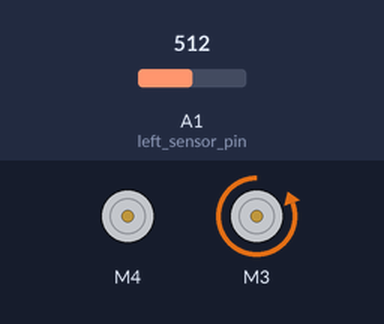
Bench run of a sketch on a simulated Arduino Uno, built with avr-gcc and run on an emulated ATmega328P. On the bench: 2 × DC motor (green arrow = forward, orange = backward, longer = faster). Inputs (shaded band) come from the test bench; at power-on: A1 (left_sensor_pin) = 512. What the sketch prints to the serial monitor is not drawn.

Above: at 1.2 s.
1.3 s: A1 (left_sensor_pin) set to 208
2.8 s: A1 (left_sensor_pin) set to 193
At 3.9 s:
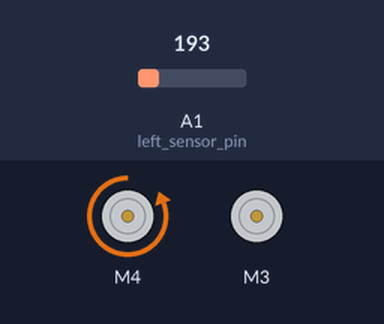
4.3 s: A1 (left_sensor_pin) set to 306
At 4.9 s:
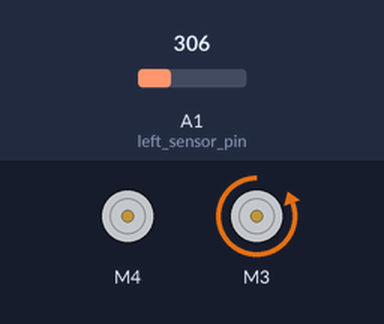
5.8 s: A1 (left_sensor_pin) set to 122
At 6.2 s:
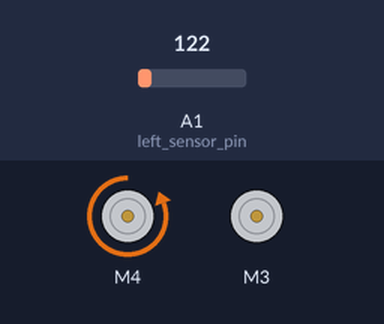
Timing chart, 0 to 8.3 s (numbered marks = the images above; inputs shaded):
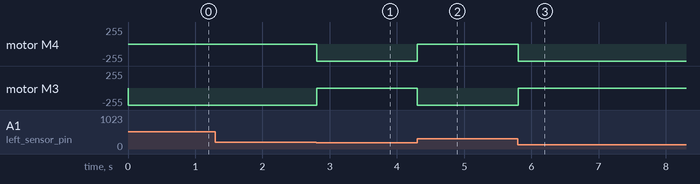

The sketch:

Optoswitch_Test1.ino
```cpp
#define TIMEOUT_MILLIS 100000000000
#include <Wire.h>
#include <Adafruit_MotorShield.h>
#include "utility/Adafruit_MS_PWMServoDriver.h"

Adafruit_MotorShield AFMS = Adafruit_MotorShield();

Adafruit_DCMotor *leftMotor = AFMS.getMotor(4);  //left motor on port 1
Adafruit_DCMotor *rightMotor = AFMS.getMotor(3); //right motor on port 2

//Sensor Connection - changed temp. because behind wheel
const int left_sensor_pin = A1;
const int right_sensor_pin = A0;
//const int midfront_sensor_pin = A2;
//const int midrear_sensor_pin = A3;

int sensor_state;
int cross_accum;
int n;
int sensor2;
int sensor0;

int IR_high1 = 200;
int IR_high0 = 450;

void setup()
{
    Serial.begin(9600);
    AFMS.begin();
    // Set the speed to start, from 0 (off) to 255 (max speed)
    leftMotor->setSpeed(0);
    leftMotor->run(FORWARD);
    // turn on motor
    leftMotor->run(RELEASE);

    rightMotor->setSpeed(0);
    rightMotor->run(FORWARD);
    rightMotor->run(RELEASE);
}

bool line_white(char sensor)
{
    // if the reading of the left sensor is above a certain value, we assume that it is on the white line
    // if the reading of the right sensor is above a certain value, we assume that it is on the white line
    if (sensor = 'L')
    {
        sensor_state = analogRead(left_sensor_pin);
        //Serial.println(sensor_state);
            if (sensor_state > IR_high1)
            {

              return 1;
            }
            else
            {
              return 0;
            }
    }
    else if (sensor = 'R')
    {
        sensor_state = analogRead(right_sensor_pin);
        //Serial.println(sensor_state);
            if (sensor_state > IR_high0)
            {
              return 1;
            }
            else
            {
              return 0;
            }
    }
    else
    {
        //Serial.println('sensor not defined');
    }

}

int cross_times()
{
  sensor2 = analogRead(right_sensor_pin);
  sensor0 = analogRead(left_sensor_pin);
  if (sensor2 > IR_high0 && sensor0 > IR_high1)
  {
    cross_accum = cross_accum +1;
  }
  return cross_accum;
}


void run_motor(int LEFT, int RIGHT)
{
    leftMotor->setSpeed(LEFT);
    leftMotor->run(BACKWARD);
    rightMotor->setSpeed(RIGHT);
    rightMotor->run(BACKWARD);
    delay(10);
}

inline void line_follow_basic()
{
    // Blindly follows the line until some time limit is reached.
    unsigned long start_time = millis();
    Serial.println(right_sensor_pin);
    Serial.println(left_sensor_pin);
    //while (millis() - start_time < TIMEOUT_MILLIS)
    while (1)
    {

        // assumes for the moment that the sensors are ahead of the wheels.
        if (line_white('R'))
        {
            run_motor(0, 255);
        }
        else
        {
            run_motor(255, 0);
        }
    }
}

void loop()
{
    uint8_t i;

    line_follow_basic();

    n = cross_times();

    if (n=2)
    {
      run_motor(0,0);
      cross_accum = 0;
    }


}
```

Measured:
- the behaviour switches between 201 and 200 on A1 (left_sensor_pin) (found by bisection; images 0 and 1)
- after the input at 1.3 s, every drawn part: stays the same
- after the input at 2.8 s, motor M4: stopped → backward 255/255 at once; motor M3: backward 255/255 → stopped at once
- after the input at 4.3 s, motor M4: backward 255/255 → stopped at once; motor M3: stopped → backward 255/255 at once
- after the input at 5.8 s, motor M4: stopped → backward 255/255 at once; motor M3: backward 255/255 → stopped at once
